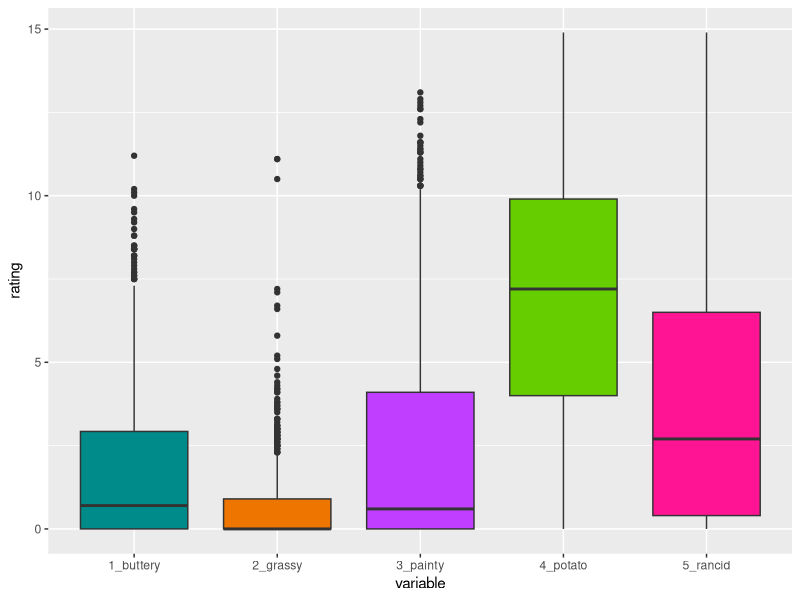
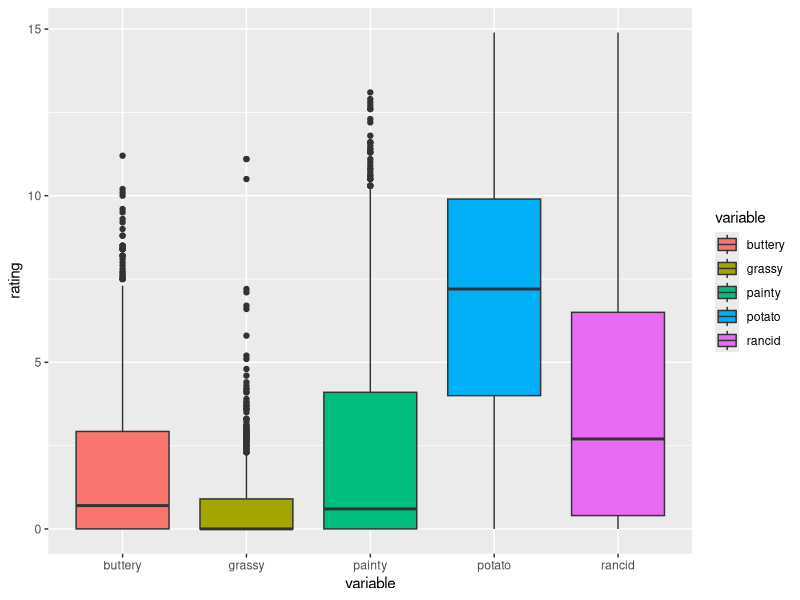
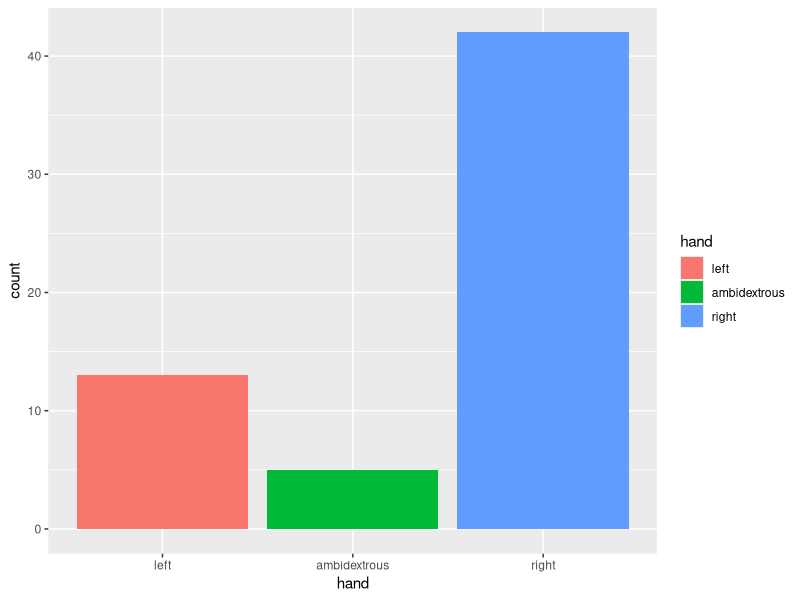

R code for these plots, in order:
## ---- chunk 1
library(tidyverse)
library(knitr)
library(RColorBrewer)
## ---- chunk 2
library(reshape2)
data("french_fries")
head(french_fries)
## ---- chunk 3
ggplot(french_fries) + 
geom_boxplot(aes(x="1_buttery", y=buttery), fill = "cyan4") +
geom_boxplot(aes(x = "2_grassy", y = grassy), fill = "darkorange2") +
geom_boxplot(aes(x = "3_painty", y = painty), fill = "darkorchid1") +
geom_boxplot(aes(x = "4_potato", y = potato), fill = "chartreuse3") +
geom_boxplot(aes(x = "5_rancid", y = rancid), fill = "deeppink") +
xlab("variable") + ylab("rating")
## ---- chunk 4
french_fries_long <- french_fries %>% 
  pivot_longer(cols = potato:painty, #5:9
               names_to = "variable", 
               values_to = "rating")

head(french_fries_long)
## ---- chunk 5
ggplot(french_fries_long) + 
  geom_boxplot(aes(x = variable, y = rating, fill = variable))
## ---- chunk 6
french_fries_wide <- french_fries_long %>% 
  pivot_wider(names_from = variable, 
              values_from = rating, 
              values_fill = NA)

head(french_fries_wide)
## ---- chunk 7
df <- tibble::tibble(
  a = rnorm(10),
  b = rnorm(10),
  c = rnorm(10),
  d = rnorm(10)
)

df$a <- (df$a - min(df$a, na.rm = TRUE)) / 
  (max(df$a, na.rm = TRUE) - min(df$a, na.rm = TRUE))
df$b <- (df$b - min(df$b, na.rm = TRUE)) / 
  (max(df$b, na.rm = TRUE) - min(df$a, na.rm = TRUE))
df$c <- (df$c - min(df$c, na.rm = TRUE)) / 
  (max(df$c, na.rm = TRUE) - min(df$c, na.rm = TRUE))
df$d <- (df$d - min(df$d, na.rm = TRUE)) / 
  (max(df$d, na.rm = TRUE) - min(df$d, na.rm = TRUE))
## ---- chunk 8
(df$a - min(df$a, na.rm = TRUE)) /
  (max(df$a, na.rm = TRUE) - min(df$a, na.rm = TRUE))
## ---- chunk 9
add_2 <- function(x){
  x + 2
  1000
}

add_2(2)
## ---- chunk 10
add_2 <- function(x){
  x + 2
}

add_2(2)
## ---- chunk 11
rescale01 <- function(x) {
  rng <- range(x, na.rm = TRUE)
  (x - rng[1]) / (rng[2] - rng[1])
}

rescale01(df$a)
rescale01(df$b)
## ---- chunk 12
set.seed(4)
x <- round(runif(10, 0, 40),2)
x #use this data to test

mean(x)

mean_finder <- function(y){
  sum(y)/length(y)
}

mean_finder(x)

## ---- chunk 13
ifelse_example <- function(x){
  if(x > 0){
    "This value is positive"
  } else if (x == 0){
    "This value is 0"} else{
      "This value is negative"
    }
  }

ifelse_example(3)
ifelse_example(0)
ifelse_example(-2)
## ---- chunk 14
# 1. output
output <- data.frame(matrix(NA, ncol = ncol(df), nrow = nrow(df)))
for (i in seq_along(df)) {            # 2. sequence
  output[,i] <- rescale01(df[[i]])      # 3. body
}

output
## ---- chunk 15
data("mtcars")
head(mtcars)
## ---- chunk 16
typeof(c(1, "Hello"))
typeof(c(FALSE, 3L))
typeof(c(1.2, 3L))
typeof(NA)
## ---- chunk 17
cat_lovers <- read.csv("cat_lovers.csv")
str(cat_lovers)
## ---- chunk 18
cat_lovers %>% summarize(mean(number_of_cats))
## ---- chunk 19
cat_lovers %>%
  summarise(mean_cat = mean(number_of_cats, na.rm = TRUE))
## ---- chunk 20
typeof(cat_lovers$number_of_cats)
## ---- chunk 21
cat_lovers[48:54,2]
## ---- chunk 22
cat_lovers = cat_lovers %>% 
  mutate(number_of_cats_new = as.numeric(number_of_cats))
str(cat_lovers)
## ---- chunk 23
cat_lovers[48:54,4]
cat_lovers %>% 
  summarize(mean(number_of_cats_new, na.rm = TRUE))
## ---- chunk 24
cat_lovers2 <- cat_lovers %>%
  mutate(number_of_cats = case_when(
    name == "Ginger Clark" ~ 2,
    name == "Doug Bass"    ~ 3,
    .default = as.numeric(number_of_cats)
    )
  )

head(cat_lovers2, n = 3)

cat_lovers2 %>% summarise(mean_cats = mean(number_of_cats))
## ---- chunk 25
mean_cats = cat_lovers2 %>% 
  summarize(mean_cat = mean(number_of_cats))
mean_cats

cat_lovers2 %>% filter(number_of_cats < mean_cats) %>%
  nrow()
## ---- chunk 26
class(mean_cats)
## ---- chunk 27
mean_cats = cat_lovers2 %>% 
  summarize(mean_cat = mean(number_of_cats)) %>%
  pull() #<<
mean_cats

cat_lovers2 %>% filter(number_of_cats < mean_cats) %>%
  nrow()
## ---- chunk 28
class(mean_cats)
## ---- chunk 29
x = as.factor(cat_lovers$hand)
glimpse(x)
## ---- chunk 30
cat_lovers = cat_lovers %>%  
  mutate(hand=fct_relevel(hand,"left","ambidextrous","right"))
ggplot(cat_lovers, aes(x=hand, fill=hand)) + geom_bar()
## ---- chunk 31
x <- "2"
class(x)
x <- as.numeric(x)
class(x)

## ---- chunk 32
#cat_lovers$hand <- as.factor(cat_lovers$hand)
class(cat_lovers$hand)
typeof(cat_lovers$hand)
